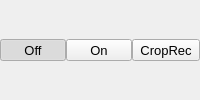
                  <widget class="QFrame" name="toolButtonFocusDots">
                   <layout class="QHBoxLayout" name="horizontalLayout_5">
                    <property name="spacing">
                     <number>0</number>
                    </property>
                    <property name="leftMargin">
                     <number>0</number>
                    </property>
                    <property name="topMargin">
                     <number>0</number>
                    </property>
                    <property name="rightMargin">
                     <number>0</number>
                    </property>
                    <property name="bottomMargin">
                     <number>0</number>
                    </property>
                    <item>
                     <widget class="ColorToolButton" name="toolButtonFocusDotsOff">
                      <property name="sizePolicy">
                       <sizepolicy hsizetype="Preferred" vsizetype="Fixed">
                        <horstretch>0</horstretch>
                        <verstretch>0</verstretch>
                       </sizepolicy>
                      </property>
                      <property name="font">
                       <font>
                        <pointsize>10</pointsize>
                       </font>
                      </property>
                      <property name="text">
                       <string>Off</string>
                      </property>
                      <property name="checkable">
                       <bool>true</bool>
                      </property>
                      <property name="checked">
                       <bool>true</bool>
                      </property>
                      <property name="autoExclusive">
                       <bool>true</bool>
                      </property>
                     </widget>
                    </item>
                    <item>
                     <widget class="ColorToolButton" name="toolButtonFocusDotsOn">
                      <property name="sizePolicy">
                       <sizepolicy hsizetype="Preferred" vsizetype="Fixed">
                        <horstretch>0</horstretch>
                        <verstretch>0</verstretch>
                       </sizepolicy>
                      </property>
                      <property name="font">
                       <font>
                        <pointsize>10</pointsize>
                       </font>
                      </property>
                      <property name="text">
                       <string>On</string>
                      </property>
                      <property name="checkable">
                       <bool>true</bool>
                      </property>
                      <property name="autoExclusive">
                       <bool>true</bool>
                      </property>
                     </widget>
                    </item>
                    <item>
                     <widget class="ColorToolButton" name="toolButtonFocusDotsCropRec">
                      <property name="sizePolicy">
                       <sizepolicy hsizetype="Preferred" vsizetype="Fixed">
                        <horstretch>0</horstretch>
                        <verstretch>0</verstretch>
                       </sizepolicy>
                      </property>
                      <property name="font">
                       <font>
                        <pointsize>10</pointsize>
                       </font>
                      </property>
                      <property name="text">
                       <string>CropRec</string>
                      </property>
                      <property name="checkable">
                       <bool>true</bool>
                      </property>
                      <property name="autoExclusive">
                       <bool>true</bool>
                      </property>
                     </widget>
                    </item>
                   </layout>
                  </widget>
